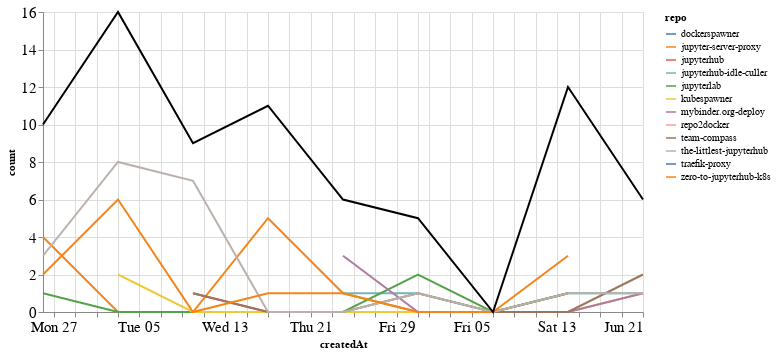

Notebook code for this chart:
### Markdown cell above
## Comments

### Code cell
comments_time = comments.groupby('repo').resample('W', on='createdAt').count()['author'].reset_index()
comments_time = comments_time.rename(columns={'author': 'count'})
comments_time_total = comments_time.groupby('createdAt').agg({"count": "sum"}).reset_index()
ch1 = alt.Chart(comments_time, width=600).mark_line().encode(
    x='createdAt',
    y='count',
    color='repo',
    tooltip="repo"
)

ch2 = alt.Chart(comments_time_total, width=600).mark_line(color="black").encode(
    x='createdAt',
    y='count',
)

ch1 + ch2

### Figure 1 — Vega-Lite specification as saved in the notebook (floating-point values rounded to 4 significant figures)
{"config": {"axisLeft": {"labelFontSize": 15}, "axisBottom": {"labelFontSize": 15}}, "layer": [{"data": {"name": "data-d81f0d83aa6e210006a806613534f4ec"}, "mark": "line", "encoding": {"color": {"type": "nominal", "field": "repo"}, "tooltip": {"type": "nominal", "field": "repo"}, "x": {"type": "temporal", "field": "createdAt"}, "y": {"type": "quantitative", "field": "count"}}, "width": 600}, {"data": {"name": "data-74509c8d20d91ab232731cd6d4cae18d"}, "mark": {"type": "line", "color": "black"}, "encoding": {"x": {"type": "temporal", "field": "createdAt"}, "y": {"type": "quantitative", "field": "count"}}, "width": 600}], "$schema": "https://vega.github.io/schema/vega-lite/v4.8.1.json", "datasets": {"data-d81f0d83aa6e210006a806613534f4ec": [{"repo": "dockerspawner", "createdAt": "2020-06-14T00:00:00", "count": 4}, {"repo": "jupyter-server-proxy", "createdAt": "2020-04-26T00:00:00", "count": 4}, {"repo": "jupyter-server-proxy", "createdAt": "2020-05-03T00:00:00", "count": 0}, {"repo": "jupyter-server-proxy", "createdAt": "2020-05-10T00:00:00", "count": 0}, {"repo": "jupyter-server-proxy", "createdAt": "2020-05-17T00:00:00", "count": 5}, {"repo": "jupyter-server-proxy", "createdAt": "2020-05-24T00:00:00", "count": 1}, {"repo": "jupyter-server-proxy", "createdAt": "2020-05-31T00:00:00", "count": 0}, {"repo": "jupyter-server-proxy", "createdAt": "2020-06-07T00:00:00", "count": 0}, {"repo": "jupyter-server-proxy", "createdAt": "2020-06-14T00:00:00", "count": 1}, {"repo": "jupyterhub", "createdAt": "2020-05-10T00:00:00", "count": 1}, {"repo": "jupyterhub", "createdAt": "2020-05-17T00:00:00", "count": 0}, {"repo": "jupyterhub", "createdAt": "2020-05-24T00:00:00", "count": 0}, {"repo": "jupyterhub", "createdAt": "2020-05-31T00:00:00", "count": 0}, {"repo": "jupyterhub", "createdAt": "2020-06-07T00:00:00", "count": 0}, {"repo": "jupyterhub", "createdAt": "2020-06-14T00:00:00", "count": 1}, {"repo": "jupyterhub-idle-culler", "createdAt": "2020-05-24T00:00:00", "count": 1}, {"repo": "jupyterhub-idle-culler", "createdAt": "2020-05-31T00:00:00", "count": 1}, {"repo": "jupyterhub-idle-culler", "createdAt": "2020-06-07T00:00:00", "count": 0}, {"repo": "jupyterhub-idle-culler", "createdAt": "2020-06-14T00:00:00", "count": 1}, {"repo": "jupyterhub-idle-culler", "createdAt": "2020-06-21T00:00:00", "count": 1}, {"repo": "jupyterlab", "createdAt": "2020-04-26T00:00:00", "count": 1}, {"repo": "jupyterlab", "createdAt": "2020-05-03T00:00:00", "count": 0}, {"repo": "jupyterlab", "createdAt": "2020-05-10T00:00:00", "count": 0}, {"repo": "jupyterlab", "createdAt": "2020-05-17T00:00:00", "count": 0}, {"repo": "jupyterlab", "createdAt": "2020-05-24T00:00:00", "count": 0}, {"repo": "jupyterlab", "createdAt": "2020-05-31T00:00:00", "count": 2}, {"repo": "jupyterlab", "createdAt": "2020-06-07T00:00:00", "count": 0}, {"repo": "jupyterlab", "createdAt": "2020-06-14T00:00:00", "count": 1}, {"repo": "kubespawner", "createdAt": "2020-05-03T00:00:00", "count": 2}, {"repo": "kubespawner", "createdAt": "2020-05-10T00:00:00", "count": 0}, {"repo": "kubespawner", "createdAt": "2020-05-17T00:00:00", "count": 0}, {"repo": "kubespawner", "createdAt": "2020-05-24T00:00:00", "count": 0}, {"repo": "kubespawner", "createdAt": "2020-05-31T00:00:00", "count": 0}, {"repo": "kubespawner", "createdAt": "2020-06-07T00:00:00", "count": 0}, {"repo": "kubespawner", "createdAt": "2020-06-14T00:00:00", "count": 0}, {"repo": "kubespawner", "createdAt": "2020-06-21T00:00:00", "count": 1}, {"repo": "mybinder.org-deploy", "createdAt": "2020-05-24T00:00:00", "count": 3}, {"repo": "mybinder.org-deploy", "createdAt": "2020-05-31T00:00:00", "count": 0}, {"repo": "mybinder.org-deploy", "createdAt": "2020-06-07T00:00:00", "count": 0}, {"repo": "mybinder.org-deploy", "createdAt": "2020-06-14T00:00:00", "count": 0}, {"repo": "mybinder.org-deploy", "createdAt": "2020-06-21T00:00:00", "count": 1}, {"repo": "repo2docker", "createdAt": "2020-05-17T00:00:00", "count": 1}, {"repo": "team-compass", "createdAt": "2020-05-10T00:00:00", "count": 1}, {"repo": "team-compass", "createdAt": "2020-05-17T00:00:00", "count": 0}, {"repo": "team-compass", "createdAt": "2020-05-24T00:00:00", "count": 0}, {"repo": "team-compass", "createdAt": "2020-05-31T00:00:00", "count": 1}, {"repo": "team-compass", "createdAt": "2020-06-07T00:00:00", "count": 0}, {"repo": "team-compass", "createdAt": "2020-06-14T00:00:00", "count": 0}, {"repo": "team-compass", "createdAt": "2020-06-21T00:00:00", "count": 2}, {"repo": "the-littlest-jupyterhub", "createdAt": "2020-04-26T00:00:00", "count": 3}, {"repo": "the-littlest-jupyterhub", "createdAt": "2020-05-03T00:00:00", "count": 8}, {"repo": "the-littlest-jupyterhub", "createdAt": "2020-05-10T00:00:00", "count": 7}, {"repo": "the-littlest-jupyterhub", "createdAt": "2020-05-17T00:00:00", "count": 0}, {"repo": "the-littlest-jupyterhub", "createdAt": "2020-05-24T00:00:00", "count": 0}, {"repo": "the-littlest-jupyterhub", "createdAt": "2020-05-31T00:00:00", "count": 1}, {"repo": "the-littlest-jupyterhub", "createdAt": "2020-06-07T00:00:00", "count": 0}, {"repo": "the-littlest-jupyterhub", "createdAt": "2020-06-14T00:00:00", "count": 1}, {"repo": "the-littlest-jupyterhub", "createdAt": "2020-06-21T00:00:00", "count": 1}, {"repo": "traefik-proxy", "createdAt": "2020-05-17T00:00:00", "count": 4}, {"repo": "zero-to-jupyterhub-k8s", "createdAt": "2020-04-26T00:00:00", "count": 2}, {"repo": "zero-to-jupyterhub-k8s", "createdAt": "2020-05-03T00:00:00", "count": 6}, {"repo": "zero-to-jupyterhub-k8s", "createdAt": "2020-05-10T00:00:00", "count": 0}, {"repo": "zero-to-jupyterhub-k8s", "createdAt": "2020-05-17T00:00:00", "count": 1}, {"repo": "zero-to-jupyterhub-k8s", "createdAt": "2020-05-24T00:00:00", "count": 1}, {"repo": "zero-to-jupyterhub-k8s", "createdAt": "2020-05-31T00:00:00", "count": 0}, {"repo": "zero-to-jupyterhub-k8s", "createdAt": "2020-06-07T00:00:00", "count": 0}, {"repo": "zero-to-jupyterhub-k8s", "createdAt": "2020-06-14T00:00:00", "count": 3}], "data-74509c8d20d91ab232731cd6d4cae18d": [{"createdAt": "2020-04-26T00:00:00", "count": 10}, {"createdAt": "2020-05-03T00:00:00", "count": 16}, {"createdAt": "2020-05-10T00:00:00", "count": 9}, {"createdAt": "2020-05-17T00:00:00", "count": 11}, {"createdAt": "2020-05-24T00:00:00", "count": 6}, {"createdAt": "2020-05-31T00:00:00", "count": 5}, {"createdAt": "2020-06-07T00:00:00", "count": 0}, {"createdAt": "2020-06-14T00:00:00", "count": 12}, {"createdAt": "2020-06-21T00:00:00", "count": 6}]}}
